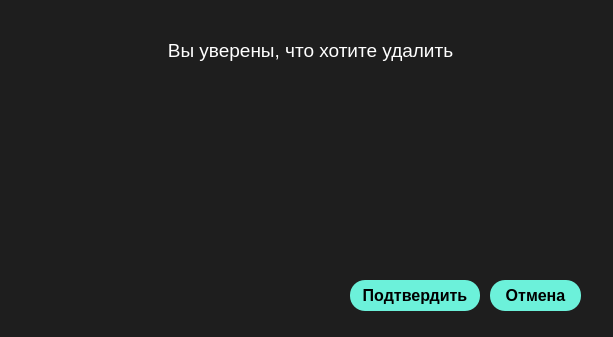
<?xml version="1.0" encoding="UTF-8"?>
<ui version="4.0">
 <class>Dialog</class>
 <widget class="QDialog" name="Dialog">
  <property name="geometry">
   <rect>
    <x>0</x>
    <y>0</y>
    <width>613</width>
    <height>337</height>
   </rect>
  </property>
  <property name="windowTitle">
   <string>Dialog</string>
  </property>
  <property name="styleSheet">
   <string notr="true">QDialog {
	background-color: #1E1E1E;
}

QLabel {
	color: rgb(255, 255, 255);
}

QPushButton {
	text-shadow: 0px 0px 50px #FFFFFF;
                background-color: #6CF1DA;
                border-radius: 15;
                margin: 10px;
                height: 30px;
                font-size: 16px;
}</string>
  </property>
  <widget class="QLabel" name="label">
   <property name="geometry">
    <rect>
     <x>130</x>
     <y>10</y>
     <width>361</width>
     <height>81</height>
    </rect>
   </property>
   <property name="font">
    <font>
     <pointsize>14</pointsize>
    </font>
   </property>
   <property name="text">
    <string>Вы уверены, что хотите удалить</string>
   </property>
   <property name="alignment">
    <set>Qt::AlignCenter</set>
   </property>
  </widget>
  <widget class="QLabel" name="label_data">
   <property name="geometry">
    <rect>
     <x>40</x>
     <y>80</y>
     <width>551</width>
     <height>161</height>
    </rect>
   </property>
   <property name="font">
    <font>
     <pointsize>14</pointsize>
    </font>
   </property>
   <property name="text">
    <string/>
   </property>
   <property name="alignment">
    <set>Qt::AlignCenter</set>
   </property>
  </widget>
  <widget class="QPushButton" name="button_ok">
   <property name="geometry">
    <rect>
     <x>340</x>
     <y>270</y>
     <width>150</width>
     <height>51</height>
    </rect>
   </property>
   <property name="font">
    <font>
     <pointsize>-1</pointsize>
     <weight>75</weight>
     <bold>true</bold>
    </font>
   </property>
   <property name="text">
    <string>Подтвердить</string>
   </property>
  </widget>
  <widget class="QPushButton" name="button_cancel">
   <property name="geometry">
    <rect>
     <x>480</x>
     <y>270</y>
     <width>111</width>
     <height>51</height>
    </rect>
   </property>
   <property name="font">
    <font>
     <pointsize>-1</pointsize>
     <weight>75</weight>
     <bold>true</bold>
    </font>
   </property>
   <property name="text">
    <string>Отмена</string>
   </property>
  </widget>
 </widget>
 <resources/>
 <connections/>
</ui>
